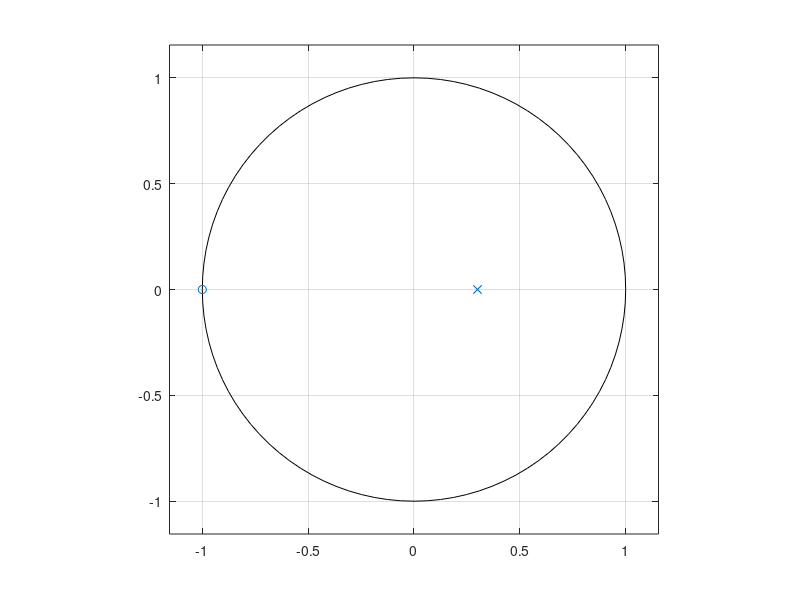

This figure's MATLAB source: (Note: this script raises an error after producing the figure.)
clc;
clearvars;

clc
clear all
close all
num = [1 1];
den = [1 -.3 ];
zplane(num,den)
K = isStable(den);

function [K] = isStable(A)
  l = length(A);
 K = zeros(1,l);
 temp = 1;
for i = 1:l
    K(l-i+1)=A(end);
    if abs(K(l-i+1))>1
     disp('Unstabale System');
     temp = 0;
     break;
    end
    A = (A - K(l-i+1)*fliplr(A))/(1-K(l-i+1)^2);
    A(end)=[];
end
if temp == 1
    disp('Stable System');
end
end
